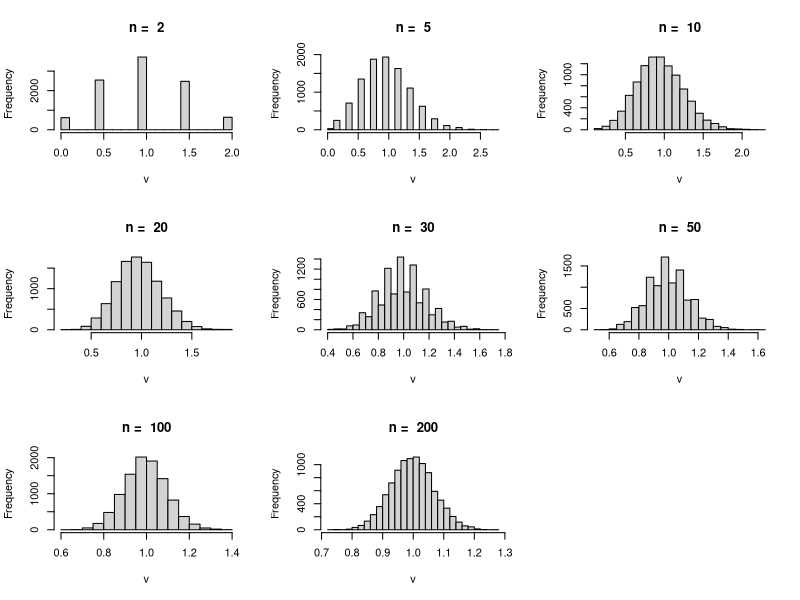

Write the R code that produced this figure.
B=10000
png("Q1_binomial.png")
v = c()
par(mfrow=c(3,3))
for(n in c(2,5,10,20,30,50,100,200)){
    for(i in 1:B){
        v[i] = mean( rbinom(n,n,1/n) )
    }
    hist(v,main = paste("n = ",n),breaks=20)
    
}

